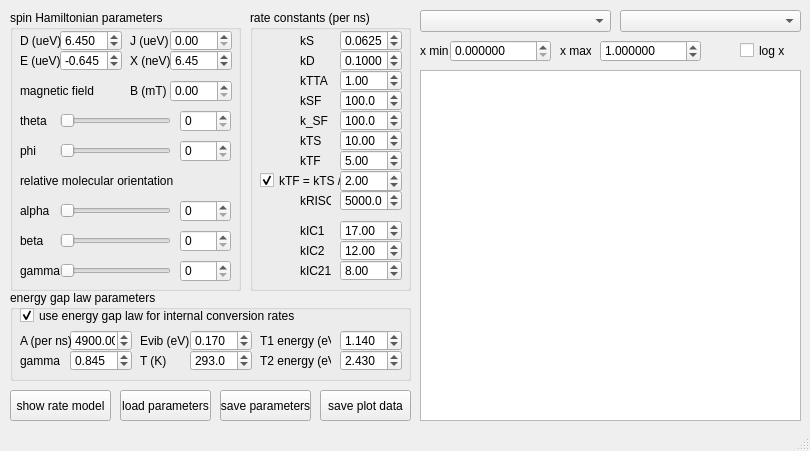
<?xml version="1.0" encoding="UTF-8"?>
<ui version="4.0">
 <class>MainWindow</class>
 <widget class="QMainWindow" name="MainWindow">
  <property name="geometry">
   <rect>
    <x>0</x>
    <y>0</y>
    <width>810</width>
    <height>451</height>
   </rect>
  </property>
  <property name="windowTitle">
   <string>spinstats GUI</string>
  </property>
  <widget class="QWidget" name="centralwidget">
   <widget class="PlotWidget" name="graph">
    <property name="geometry">
     <rect>
      <x>420</x>
      <y>70</y>
      <width>381</width>
      <height>351</height>
     </rect>
    </property>
   </widget>
   <widget class="QComboBox" name="xVariable">
    <property name="geometry">
     <rect>
      <x>420</x>
      <y>10</y>
      <width>191</width>
      <height>22</height>
     </rect>
    </property>
   </widget>
   <widget class="QGroupBox" name="spinGroupBox">
    <property name="geometry">
     <rect>
      <x>10</x>
      <y>10</y>
      <width>231</width>
      <height>281</height>
     </rect>
    </property>
    <property name="title">
     <string>spin Hamiltonian parameters</string>
    </property>
    <widget class="QDoubleSpinBox" name="valueD">
     <property name="geometry">
      <rect>
       <x>50</x>
       <y>20</y>
       <width>62</width>
       <height>21</height>
      </rect>
     </property>
     <property name="decimals">
      <number>3</number>
     </property>
     <property name="minimum">
      <double>-1000.000000000000000</double>
     </property>
     <property name="maximum">
      <double>1000.000000000000000</double>
     </property>
     <property name="value">
      <double>6.450000000000000</double>
     </property>
    </widget>
    <widget class="QLabel" name="label_20">
     <property name="geometry">
      <rect>
       <x>120</x>
       <y>20</y>
       <width>41</width>
       <height>21</height>
      </rect>
     </property>
     <property name="text">
      <string>J (ueV)</string>
     </property>
    </widget>
    <widget class="QDoubleSpinBox" name="valueE">
     <property name="geometry">
      <rect>
       <x>50</x>
       <y>40</y>
       <width>62</width>
       <height>21</height>
      </rect>
     </property>
     <property name="decimals">
      <number>3</number>
     </property>
     <property name="minimum">
      <double>-1000.000000000000000</double>
     </property>
     <property name="maximum">
      <double>1000.000000000000000</double>
     </property>
     <property name="value">
      <double>-0.645000000000000</double>
     </property>
    </widget>
    <widget class="QLabel" name="label_13">
     <property name="geometry">
      <rect>
       <x>10</x>
       <y>20</y>
       <width>41</width>
       <height>21</height>
      </rect>
     </property>
     <property name="text">
      <string>D (ueV)</string>
     </property>
    </widget>
    <widget class="QLabel" name="label_14">
     <property name="geometry">
      <rect>
       <x>10</x>
       <y>40</y>
       <width>41</width>
       <height>21</height>
      </rect>
     </property>
     <property name="text">
      <string>E (ueV)</string>
     </property>
    </widget>
    <widget class="QLabel" name="label2">
     <property name="geometry">
      <rect>
       <x>120</x>
       <y>40</y>
       <width>41</width>
       <height>21</height>
      </rect>
     </property>
     <property name="text">
      <string>X (neV)</string>
     </property>
    </widget>
    <widget class="QDoubleSpinBox" name="valueJ">
     <property name="geometry">
      <rect>
       <x>160</x>
       <y>20</y>
       <width>62</width>
       <height>21</height>
      </rect>
     </property>
     <property name="maximum">
      <double>100000.000000000000000</double>
     </property>
     <property name="singleStep">
      <double>10.000000000000000</double>
     </property>
    </widget>
    <widget class="QDoubleSpinBox" name="valueX">
     <property name="geometry">
      <rect>
       <x>160</x>
       <y>40</y>
       <width>62</width>
       <height>21</height>
      </rect>
     </property>
     <property name="maximum">
      <double>1000.000000000000000</double>
     </property>
     <property name="value">
      <double>6.450000000000000</double>
     </property>
    </widget>
    <widget class="QDoubleSpinBox" name="valueB">
     <property name="geometry">
      <rect>
       <x>160</x>
       <y>70</y>
       <width>62</width>
       <height>22</height>
      </rect>
     </property>
     <property name="maximum">
      <double>100000.000000000000000</double>
     </property>
     <property name="singleStep">
      <double>5.000000000000000</double>
     </property>
    </widget>
    <widget class="QLabel" name="label3">
     <property name="geometry">
      <rect>
       <x>120</x>
       <y>70</y>
       <width>41</width>
       <height>21</height>
      </rect>
     </property>
     <property name="text">
      <string>B (mT)</string>
     </property>
    </widget>
    <widget class="QSlider" name="sliderAlpha">
     <property name="geometry">
      <rect>
       <x>50</x>
       <y>190</y>
       <width>111</width>
       <height>22</height>
      </rect>
     </property>
     <property name="maximum">
      <number>360</number>
     </property>
     <property name="orientation">
      <enum>Qt::Horizontal</enum>
     </property>
    </widget>
    <widget class="QLabel" name="label_21">
     <property name="geometry">
      <rect>
       <x>10</x>
       <y>190</y>
       <width>31</width>
       <height>21</height>
      </rect>
     </property>
     <property name="text">
      <string>alpha</string>
     </property>
    </widget>
    <widget class="QSlider" name="sliderTheta">
     <property name="geometry">
      <rect>
       <x>50</x>
       <y>100</y>
       <width>111</width>
       <height>22</height>
      </rect>
     </property>
     <property name="maximum">
      <number>360</number>
     </property>
     <property name="orientation">
      <enum>Qt::Horizontal</enum>
     </property>
    </widget>
    <widget class="QLabel" name="label_22">
     <property name="geometry">
      <rect>
       <x>10</x>
       <y>100</y>
       <width>31</width>
       <height>21</height>
      </rect>
     </property>
     <property name="text">
      <string>theta</string>
     </property>
    </widget>
    <widget class="QLabel" name="label_23">
     <property name="geometry">
      <rect>
       <x>10</x>
       <y>130</y>
       <width>31</width>
       <height>21</height>
      </rect>
     </property>
     <property name="text">
      <string>phi</string>
     </property>
    </widget>
    <widget class="QSlider" name="sliderPhi">
     <property name="geometry">
      <rect>
       <x>50</x>
       <y>130</y>
       <width>111</width>
       <height>22</height>
      </rect>
     </property>
     <property name="maximum">
      <number>360</number>
     </property>
     <property name="orientation">
      <enum>Qt::Horizontal</enum>
     </property>
    </widget>
    <widget class="QLabel" name="label_24">
     <property name="geometry">
      <rect>
       <x>10</x>
       <y>60</y>
       <width>101</width>
       <height>41</height>
      </rect>
     </property>
     <property name="text">
      <string>magnetic field</string>
     </property>
    </widget>
    <widget class="QLabel" name="label_25">
     <property name="geometry">
      <rect>
       <x>10</x>
       <y>160</y>
       <width>211</width>
       <height>21</height>
      </rect>
     </property>
     <property name="text">
      <string>relative molecular orientation</string>
     </property>
    </widget>
    <widget class="QSlider" name="sliderBeta">
     <property name="geometry">
      <rect>
       <x>50</x>
       <y>220</y>
       <width>111</width>
       <height>22</height>
      </rect>
     </property>
     <property name="maximum">
      <number>360</number>
     </property>
     <property name="orientation">
      <enum>Qt::Horizontal</enum>
     </property>
    </widget>
    <widget class="QSlider" name="sliderGamma">
     <property name="geometry">
      <rect>
       <x>50</x>
       <y>250</y>
       <width>111</width>
       <height>22</height>
      </rect>
     </property>
     <property name="maximum">
      <number>360</number>
     </property>
     <property name="orientation">
      <enum>Qt::Horizontal</enum>
     </property>
    </widget>
    <widget class="QLabel" name="label_26">
     <property name="geometry">
      <rect>
       <x>10</x>
       <y>220</y>
       <width>31</width>
       <height>21</height>
      </rect>
     </property>
     <property name="text">
      <string>beta</string>
     </property>
    </widget>
    <widget class="QLabel" name="label_27">
     <property name="geometry">
      <rect>
       <x>10</x>
       <y>250</y>
       <width>41</width>
       <height>21</height>
      </rect>
     </property>
     <property name="text">
      <string>gamma</string>
     </property>
    </widget>
    <widget class="QSpinBox" name="valueTheta">
     <property name="geometry">
      <rect>
       <x>170</x>
       <y>100</y>
       <width>51</width>
       <height>22</height>
      </rect>
     </property>
     <property name="maximum">
      <number>360</number>
     </property>
    </widget>
    <widget class="QSpinBox" name="valuePhi">
     <property name="geometry">
      <rect>
       <x>170</x>
       <y>130</y>
       <width>51</width>
       <height>22</height>
      </rect>
     </property>
     <property name="maximum">
      <number>360</number>
     </property>
    </widget>
    <widget class="QSpinBox" name="valueAlpha">
     <property name="geometry">
      <rect>
       <x>170</x>
       <y>190</y>
       <width>51</width>
       <height>22</height>
      </rect>
     </property>
     <property name="maximum">
      <number>360</number>
     </property>
    </widget>
    <widget class="QSpinBox" name="valueBeta">
     <property name="geometry">
      <rect>
       <x>170</x>
       <y>220</y>
       <width>51</width>
       <height>22</height>
      </rect>
     </property>
     <property name="maximum">
      <number>360</number>
     </property>
    </widget>
    <widget class="QSpinBox" name="valueGamma">
     <property name="geometry">
      <rect>
       <x>170</x>
       <y>250</y>
       <width>51</width>
       <height>22</height>
      </rect>
     </property>
     <property name="maximum">
      <number>360</number>
     </property>
    </widget>
   </widget>
   <widget class="QGroupBox" name="ratesGroupBox">
    <property name="geometry">
     <rect>
      <x>250</x>
      <y>10</y>
      <width>161</width>
      <height>281</height>
     </rect>
    </property>
    <property name="title">
     <string>rate constants (per ns)</string>
    </property>
    <widget class="QLabel" name="label">
     <property name="geometry">
      <rect>
       <x>50</x>
       <y>80</y>
       <width>31</width>
       <height>21</height>
      </rect>
     </property>
     <property name="text">
      <string>kSF</string>
     </property>
    </widget>
    <widget class="QDoubleSpinBox" name="valueKS">
     <property name="geometry">
      <rect>
       <x>90</x>
       <y>20</y>
       <width>62</width>
       <height>21</height>
      </rect>
     </property>
     <property name="decimals">
      <number>4</number>
     </property>
     <property name="maximum">
      <double>100000.000000000000000</double>
     </property>
     <property name="singleStep">
      <double>0.010000000000000</double>
     </property>
     <property name="value">
      <double>0.062500000000000</double>
     </property>
    </widget>
    <widget class="QDoubleSpinBox" name="valueKD">
     <property name="geometry">
      <rect>
       <x>90</x>
       <y>40</y>
       <width>62</width>
       <height>21</height>
      </rect>
     </property>
     <property name="decimals">
      <number>4</number>
     </property>
     <property name="maximum">
      <double>100000.000000000000000</double>
     </property>
     <property name="value">
      <double>0.100000000000000</double>
     </property>
    </widget>
    <widget class="QDoubleSpinBox" name="valueKTTA">
     <property name="geometry">
      <rect>
       <x>90</x>
       <y>60</y>
       <width>62</width>
       <height>21</height>
      </rect>
     </property>
     <property name="maximum">
      <double>100000.000000000000000</double>
     </property>
     <property name="value">
      <double>1.000000000000000</double>
     </property>
    </widget>
    <widget class="QDoubleSpinBox" name="valueKSF">
     <property name="geometry">
      <rect>
       <x>90</x>
       <y>80</y>
       <width>62</width>
       <height>21</height>
      </rect>
     </property>
     <property name="decimals">
      <number>1</number>
     </property>
     <property name="maximum">
      <double>100000.000000000000000</double>
     </property>
     <property name="singleStep">
      <double>10.000000000000000</double>
     </property>
     <property name="value">
      <double>100.000000000000000</double>
     </property>
    </widget>
    <widget class="QDoubleSpinBox" name="valueK_SF">
     <property name="geometry">
      <rect>
       <x>90</x>
       <y>100</y>
       <width>62</width>
       <height>21</height>
      </rect>
     </property>
     <property name="decimals">
      <number>1</number>
     </property>
     <property name="maximum">
      <double>100000.000000000000000</double>
     </property>
     <property name="singleStep">
      <double>10.000000000000000</double>
     </property>
     <property name="value">
      <double>100.000000000000000</double>
     </property>
    </widget>
    <widget class="QDoubleSpinBox" name="valueKTS">
     <property name="geometry">
      <rect>
       <x>90</x>
       <y>120</y>
       <width>62</width>
       <height>21</height>
      </rect>
     </property>
     <property name="maximum">
      <double>100000.000000000000000</double>
     </property>
     <property name="value">
      <double>10.000000000000000</double>
     </property>
    </widget>
    <widget class="QDoubleSpinBox" name="valueKTF">
     <property name="geometry">
      <rect>
       <x>90</x>
       <y>140</y>
       <width>62</width>
       <height>21</height>
      </rect>
     </property>
     <property name="maximum">
      <double>100000.000000000000000</double>
     </property>
     <property name="value">
      <double>5.000000000000000</double>
     </property>
    </widget>
    <widget class="QDoubleSpinBox" name="valueKTFfactor">
     <property name="geometry">
      <rect>
       <x>90</x>
       <y>160</y>
       <width>62</width>
       <height>22</height>
      </rect>
     </property>
     <property name="maximum">
      <double>100000.000000000000000</double>
     </property>
     <property name="value">
      <double>2.000000000000000</double>
     </property>
    </widget>
    <widget class="QCheckBox" name="checkBoxKTFfactor">
     <property name="geometry">
      <rect>
       <x>10</x>
       <y>160</y>
       <width>81</width>
       <height>21</height>
      </rect>
     </property>
     <property name="text">
      <string>kTF = kTS / </string>
     </property>
     <property name="checked">
      <bool>true</bool>
     </property>
    </widget>
    <widget class="QLabel" name="label_2">
     <property name="geometry">
      <rect>
       <x>50</x>
       <y>100</y>
       <width>31</width>
       <height>21</height>
      </rect>
     </property>
     <property name="text">
      <string>k_SF</string>
     </property>
    </widget>
    <widget class="QLabel" name="label_3">
     <property name="geometry">
      <rect>
       <x>50</x>
       <y>120</y>
       <width>31</width>
       <height>21</height>
      </rect>
     </property>
     <property name="text">
      <string>kTS</string>
     </property>
    </widget>
    <widget class="QLabel" name="label_4">
     <property name="geometry">
      <rect>
       <x>50</x>
       <y>140</y>
       <width>31</width>
       <height>21</height>
      </rect>
     </property>
     <property name="text">
      <string>kTF</string>
     </property>
    </widget>
    <widget class="QLabel" name="label_5">
     <property name="geometry">
      <rect>
       <x>50</x>
       <y>20</y>
       <width>31</width>
       <height>21</height>
      </rect>
     </property>
     <property name="text">
      <string>kS</string>
     </property>
    </widget>
    <widget class="QLabel" name="label_6">
     <property name="geometry">
      <rect>
       <x>50</x>
       <y>40</y>
       <width>31</width>
       <height>21</height>
      </rect>
     </property>
     <property name="text">
      <string>kD</string>
     </property>
    </widget>
    <widget class="QLabel" name="label_7">
     <property name="geometry">
      <rect>
       <x>50</x>
       <y>60</y>
       <width>31</width>
       <height>21</height>
      </rect>
     </property>
     <property name="text">
      <string>kTTA</string>
     </property>
    </widget>
    <widget class="QDoubleSpinBox" name="valueKRISC">
     <property name="geometry">
      <rect>
       <x>90</x>
       <y>180</y>
       <width>62</width>
       <height>21</height>
      </rect>
     </property>
     <property name="decimals">
      <number>1</number>
     </property>
     <property name="maximum">
      <double>100000.000000000000000</double>
     </property>
     <property name="singleStep">
      <double>100.000000000000000</double>
     </property>
     <property name="value">
      <double>5000.000000000000000</double>
     </property>
    </widget>
    <widget class="QLabel" name="label_8">
     <property name="geometry">
      <rect>
       <x>50</x>
       <y>180</y>
       <width>31</width>
       <height>21</height>
      </rect>
     </property>
     <property name="text">
      <string>kRISC</string>
     </property>
    </widget>
    <widget class="QDoubleSpinBox" name="valueKIC1">
     <property name="geometry">
      <rect>
       <x>90</x>
       <y>210</y>
       <width>62</width>
       <height>21</height>
      </rect>
     </property>
     <property name="maximum">
      <double>100000.000000000000000</double>
     </property>
     <property name="value">
      <double>17.000000000000000</double>
     </property>
    </widget>
    <widget class="QDoubleSpinBox" name="valueKIC2">
     <property name="geometry">
      <rect>
       <x>90</x>
       <y>230</y>
       <width>62</width>
       <height>21</height>
      </rect>
     </property>
     <property name="maximum">
      <double>100000.000000000000000</double>
     </property>
     <property name="value">
      <double>12.000000000000000</double>
     </property>
    </widget>
    <widget class="QDoubleSpinBox" name="valueKIC21">
     <property name="geometry">
      <rect>
       <x>90</x>
       <y>250</y>
       <width>62</width>
       <height>21</height>
      </rect>
     </property>
     <property name="maximum">
      <double>100000.000000000000000</double>
     </property>
     <property name="value">
      <double>8.000000000000000</double>
     </property>
    </widget>
    <widget class="QLabel" name="label_9">
     <property name="geometry">
      <rect>
       <x>50</x>
       <y>210</y>
       <width>31</width>
       <height>21</height>
      </rect>
     </property>
     <property name="text">
      <string>kIC1</string>
     </property>
    </widget>
    <widget class="QLabel" name="label_10">
     <property name="geometry">
      <rect>
       <x>50</x>
       <y>230</y>
       <width>31</width>
       <height>21</height>
      </rect>
     </property>
     <property name="text">
      <string>kIC2</string>
     </property>
    </widget>
    <widget class="QLabel" name="label_11">
     <property name="geometry">
      <rect>
       <x>50</x>
       <y>250</y>
       <width>31</width>
       <height>21</height>
      </rect>
     </property>
     <property name="text">
      <string>kIC21</string>
     </property>
    </widget>
   </widget>
   <widget class="QGroupBox" name="gaplawGroupBox">
    <property name="geometry">
     <rect>
      <x>10</x>
      <y>290</y>
      <width>401</width>
      <height>91</height>
     </rect>
    </property>
    <property name="title">
     <string>energy gap law parameters</string>
    </property>
    <widget class="QDoubleSpinBox" name="valueA">
     <property name="geometry">
      <rect>
       <x>60</x>
       <y>40</y>
       <width>62</width>
       <height>21</height>
      </rect>
     </property>
     <property name="maximum">
      <double>1000000.000000000000000</double>
     </property>
     <property name="singleStep">
      <double>100.000000000000000</double>
     </property>
     <property name="value">
      <double>4900.000000000000000</double>
     </property>
    </widget>
    <widget class="QDoubleSpinBox" name="valueGGamma">
     <property name="geometry">
      <rect>
       <x>60</x>
       <y>60</y>
       <width>62</width>
       <height>21</height>
      </rect>
     </property>
     <property name="decimals">
      <number>3</number>
     </property>
     <property name="maximum">
      <double>1000.000000000000000</double>
     </property>
     <property name="singleStep">
      <double>0.010000000000000</double>
     </property>
     <property name="value">
      <double>0.845000000000000</double>
     </property>
    </widget>
    <widget class="QDoubleSpinBox" name="valueEvib">
     <property name="geometry">
      <rect>
       <x>180</x>
       <y>40</y>
       <width>62</width>
       <height>21</height>
      </rect>
     </property>
     <property name="decimals">
      <number>3</number>
     </property>
     <property name="maximum">
      <double>100.000000000000000</double>
     </property>
     <property name="singleStep">
      <double>0.010000000000000</double>
     </property>
     <property name="value">
      <double>0.170000000000000</double>
     </property>
    </widget>
    <widget class="QDoubleSpinBox" name="valueT">
     <property name="geometry">
      <rect>
       <x>180</x>
       <y>60</y>
       <width>62</width>
       <height>21</height>
      </rect>
     </property>
     <property name="decimals">
      <number>1</number>
     </property>
     <property name="maximum">
      <double>1000.000000000000000</double>
     </property>
     <property name="value">
      <double>293.000000000000000</double>
     </property>
    </widget>
    <widget class="QLabel" name="label_16">
     <property name="geometry">
      <rect>
       <x>10</x>
       <y>40</y>
       <width>61</width>
       <height>21</height>
      </rect>
     </property>
     <property name="text">
      <string>A (per ns)</string>
     </property>
    </widget>
    <widget class="QLabel" name="label_17">
     <property name="geometry">
      <rect>
       <x>10</x>
       <y>60</y>
       <width>61</width>
       <height>21</height>
      </rect>
     </property>
     <property name="text">
      <string>gamma</string>
     </property>
    </widget>
    <widget class="QLabel" name="label_18">
     <property name="geometry">
      <rect>
       <x>130</x>
       <y>40</y>
       <width>61</width>
       <height>21</height>
      </rect>
     </property>
     <property name="text">
      <string>Evib (eV)</string>
     </property>
    </widget>
    <widget class="QLabel" name="label_19">
     <property name="geometry">
      <rect>
       <x>130</x>
       <y>60</y>
       <width>31</width>
       <height>21</height>
      </rect>
     </property>
     <property name="text">
      <string>T (K)</string>
     </property>
    </widget>
    <widget class="QCheckBox" name="checkBoxEnergyGapLaw">
     <property name="geometry">
      <rect>
       <x>10</x>
       <y>10</y>
       <width>361</width>
       <height>31</height>
      </rect>
     </property>
     <property name="text">
      <string>use energy gap law for internal conversion rates</string>
     </property>
     <property name="checked">
      <bool>true</bool>
     </property>
    </widget>
    <widget class="QDoubleSpinBox" name="valueET1">
     <property name="geometry">
      <rect>
       <x>330</x>
       <y>40</y>
       <width>62</width>
       <height>21</height>
      </rect>
     </property>
     <property name="decimals">
      <number>3</number>
     </property>
     <property name="maximum">
      <double>100.000000000000000</double>
     </property>
     <property name="singleStep">
      <double>0.010000000000000</double>
     </property>
     <property name="value">
      <double>1.140000000000000</double>
     </property>
    </widget>
    <widget class="QDoubleSpinBox" name="valueET2">
     <property name="geometry">
      <rect>
       <x>330</x>
       <y>60</y>
       <width>62</width>
       <height>21</height>
      </rect>
     </property>
     <property name="decimals">
      <number>3</number>
     </property>
     <property name="maximum">
      <double>100.000000000000000</double>
     </property>
     <property name="singleStep">
      <double>0.010000000000000</double>
     </property>
     <property name="value">
      <double>2.430000000000000</double>
     </property>
    </widget>
    <widget class="QLabel" name="label_28">
     <property name="geometry">
      <rect>
       <x>250</x>
       <y>40</y>
       <width>71</width>
       <height>21</height>
      </rect>
     </property>
     <property name="text">
      <string>T1 energy (eV)</string>
     </property>
    </widget>
    <widget class="QLabel" name="label_29">
     <property name="geometry">
      <rect>
       <x>250</x>
       <y>60</y>
       <width>71</width>
       <height>21</height>
      </rect>
     </property>
     <property name="text">
      <string>T2 energy (eV)</string>
     </property>
    </widget>
   </widget>
   <widget class="QComboBox" name="yVariable">
    <property name="geometry">
     <rect>
      <x>620</x>
      <y>10</y>
      <width>181</width>
      <height>22</height>
     </rect>
    </property>
   </widget>
   <widget class="QPushButton" name="saveParamsButton">
    <property name="geometry">
     <rect>
      <x>220</x>
      <y>390</y>
      <width>91</width>
      <height>31</height>
     </rect>
    </property>
    <property name="text">
     <string>save parameters</string>
    </property>
   </widget>
   <widget class="QPushButton" name="saveDataButton">
    <property name="geometry">
     <rect>
      <x>320</x>
      <y>390</y>
      <width>91</width>
      <height>31</height>
     </rect>
    </property>
    <property name="text">
     <string>save plot data</string>
    </property>
   </widget>
   <widget class="QPushButton" name="showModelButton">
    <property name="geometry">
     <rect>
      <x>10</x>
      <y>390</y>
      <width>101</width>
      <height>31</height>
     </rect>
    </property>
    <property name="text">
     <string>show rate model</string>
    </property>
   </widget>
   <widget class="QPushButton" name="loadParamsButton">
    <property name="geometry">
     <rect>
      <x>120</x>
      <y>390</y>
      <width>91</width>
      <height>31</height>
     </rect>
    </property>
    <property name="text">
     <string>load parameters</string>
    </property>
   </widget>
   <widget class="QDoubleSpinBox" name="valueXmin">
    <property name="geometry">
     <rect>
      <x>450</x>
      <y>40</y>
      <width>101</width>
      <height>22</height>
     </rect>
    </property>
    <property name="decimals">
     <number>6</number>
    </property>
    <property name="maximum">
     <double>1000000.000000000000000</double>
    </property>
   </widget>
   <widget class="QLabel" name="label_12">
    <property name="geometry">
     <rect>
      <x>420</x>
      <y>40</y>
      <width>31</width>
      <height>21</height>
     </rect>
    </property>
    <property name="text">
     <string>x min</string>
    </property>
   </widget>
   <widget class="QLabel" name="label_15">
    <property name="geometry">
     <rect>
      <x>560</x>
      <y>40</y>
      <width>31</width>
      <height>21</height>
     </rect>
    </property>
    <property name="text">
     <string>x max</string>
    </property>
   </widget>
   <widget class="QDoubleSpinBox" name="valueXmax">
    <property name="geometry">
     <rect>
      <x>600</x>
      <y>40</y>
      <width>101</width>
      <height>22</height>
     </rect>
    </property>
    <property name="decimals">
     <number>6</number>
    </property>
    <property name="maximum">
     <double>1000000.000000000000000</double>
    </property>
    <property name="value">
     <double>1.000000000000000</double>
    </property>
   </widget>
   <widget class="QCheckBox" name="checkBoxLogx">
    <property name="geometry">
     <rect>
      <x>740</x>
      <y>40</y>
      <width>51</width>
      <height>21</height>
     </rect>
    </property>
    <property name="text">
     <string>log x</string>
    </property>
   </widget>
  </widget>
  <widget class="QStatusBar" name="statusbar"/>
 </widget>
 <customwidgets>
  <customwidget>
   <class>PlotWidget</class>
   <extends>QGraphicsView</extends>
   <header>pyqtgraph</header>
  </customwidget>
 </customwidgets>
 <resources/>
 <connections/>
</ui>
